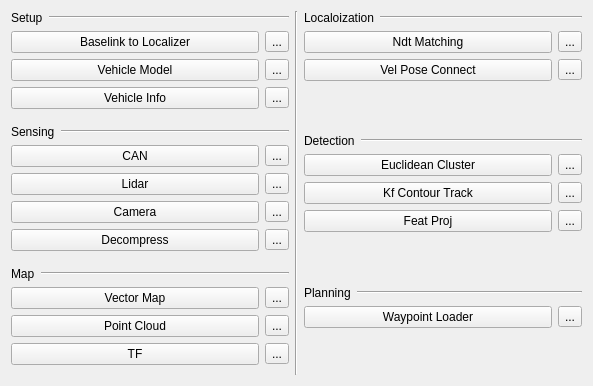
          <widget class="QWidget" name="scrollAreaWidgetContents_3">
           <property name="geometry">
            <rect>
             <x>0</x>
             <y>0</y>
             <width>593</width>
             <height>386</height>
            </rect>
           </property>
           <layout class="QVBoxLayout" name="verticalLayout_8">
            <item>
             <layout class="QHBoxLayout" name="horizontalLayout_3">
              <item>
               <layout class="QVBoxLayout" name="verticalLayout">
                <item>
                 <layout class="QHBoxLayout" name="horizontalLayout_2">
                  <item>
                   <widget class="QLabel" name="label">
                    <property name="text">
                     <string>Setup</string>
                    </property>
                   </widget>
                  </item>
                  <item>
                   <widget class="Line" name="line_2">
                    <property name="sizePolicy">
                     <sizepolicy hsizetype="Expanding" vsizetype="Fixed">
                      <horstretch>0</horstretch>
                      <verstretch>0</verstretch>
                     </sizepolicy>
                    </property>
                    <property name="orientation">
                     <enum>Qt::Horizontal</enum>
                    </property>
                   </widget>
                  </item>
                 </layout>
                </item>
                <item>
                 <layout class="QGridLayout" name="gridLayout">
                  <item row="0" column="0">
                   <widget class="QPushButton" name="pushButton_2">
                    <property name="sizePolicy">
                     <sizepolicy hsizetype="Minimum" vsizetype="Fixed">
                      <horstretch>0</horstretch>
                      <verstretch>0</verstretch>
                     </sizepolicy>
                    </property>
                    <property name="text">
                     <string>Baselink to Localizer</string>
                    </property>
                    <property name="checkable">
                     <bool>true</bool>
                    </property>
                   </widget>
                  </item>
                  <item row="2" column="1">
                   <widget class="QToolButton" name="toolButton_19">
                    <property name="text">
                     <string>...</string>
                    </property>
                   </widget>
                  </item>
                  <item row="1" column="0">
                   <widget class="QPushButton" name="pushButton_3">
                    <property name="sizePolicy">
                     <sizepolicy hsizetype="Minimum" vsizetype="Fixed">
                      <horstretch>0</horstretch>
                      <verstretch>0</verstretch>
                     </sizepolicy>
                    </property>
                    <property name="text">
                     <string>Vehicle Model</string>
                    </property>
                   </widget>
                  </item>
                  <item row="0" column="1">
                   <widget class="QToolButton" name="toolButton">
                    <property name="text">
                     <string>...</string>
                    </property>
                   </widget>
                  </item>
                  <item row="2" column="0">
                   <widget class="QPushButton" name="pushButton_4">
                    <property name="sizePolicy">
                     <sizepolicy hsizetype="Minimum" vsizetype="Fixed">
                      <horstretch>0</horstretch>
                      <verstretch>0</verstretch>
                     </sizepolicy>
                    </property>
                    <property name="text">
                     <string>Vehicle Info</string>
                    </property>
                   </widget>
                  </item>
                  <item row="1" column="1">
                   <widget class="QToolButton" name="toolButton_5">
                    <property name="text">
                     <string>...</string>
                    </property>
                   </widget>
                  </item>
                 </layout>
                </item>
                <item>
                 <spacer name="verticalSpacer_6">
                  <property name="orientation">
                   <enum>Qt::Vertical</enum>
                  </property>
                  <property name="sizeHint" stdset="0">
                   <size>
                    <width>20</width>
                    <height>40</height>
                   </size>
                  </property>
                 </spacer>
                </item>
                <item>
                 <layout class="QHBoxLayout" name="horizontalLayout_12">
                  <item>
                   <widget class="QLabel" name="label_5">
                    <property name="text">
                     <string>Sensing</string>
                    </property>
                   </widget>
                  </item>
                  <item>
                   <widget class="Line" name="line_10">
                    <property name="sizePolicy">
                     <sizepolicy hsizetype="Expanding" vsizetype="Fixed">
                      <horstretch>0</horstretch>
                      <verstretch>0</verstretch>
                     </sizepolicy>
                    </property>
                    <property name="orientation">
                     <enum>Qt::Horizontal</enum>
                    </property>
                   </widget>
                  </item>
                 </layout>
                </item>
                <item>
                 <layout class="QGridLayout" name="gridLayout_2">
                  <item row="0" column="1">
                   <widget class="QToolButton" name="toolButton_26">
                    <property name="text">
                     <string>...</string>
                    </property>
                   </widget>
                  </item>
                  <item row="2" column="1">
                   <widget class="QToolButton" name="toolButton_28">
                    <property name="text">
                     <string>...</string>
                    </property>
                   </widget>
                  </item>
                  <item row="3" column="1">
                   <widget class="QToolButton" name="toolButton_27">
                    <property name="text">
                     <string>...</string>
                    </property>
                   </widget>
                  </item>
                  <item row="0" column="0">
                   <widget class="QPushButton" name="pushButton_11">
                    <property name="sizePolicy">
                     <sizepolicy hsizetype="Minimum" vsizetype="Fixed">
                      <horstretch>0</horstretch>
                      <verstretch>0</verstretch>
                     </sizepolicy>
                    </property>
                    <property name="text">
                     <string>CAN</string>
                    </property>
                   </widget>
                  </item>
                  <item row="1" column="1">
                   <widget class="QToolButton" name="toolButton_2">
                    <property name="text">
                     <string>...</string>
                    </property>
                   </widget>
                  </item>
                  <item row="1" column="0">
                   <widget class="QPushButton" name="pushButton_9">
                    <property name="text">
                     <string>Lidar</string>
                    </property>
                   </widget>
                  </item>
                  <item row="2" column="0">
                   <widget class="QPushButton" name="pushButton_12">
                    <property name="sizePolicy">
                     <sizepolicy hsizetype="Minimum" vsizetype="Fixed">
                      <horstretch>0</horstretch>
                      <verstretch>0</verstretch>
                     </sizepolicy>
                    </property>
                    <property name="text">
                     <string>Camera</string>
                    </property>
                   </widget>
                  </item>
                  <item row="3" column="0">
                   <widget class="QPushButton" name="pushButton_13">
                    <property name="sizePolicy">
                     <sizepolicy hsizetype="Minimum" vsizetype="Fixed">
                      <horstretch>0</horstretch>
                      <verstretch>0</verstretch>
                     </sizepolicy>
                    </property>
                    <property name="text">
                     <string>Decompress</string>
                    </property>
                   </widget>
                  </item>
                 </layout>
                </item>
                <item>
                 <spacer name="verticalSpacer_7">
                  <property name="orientation">
                   <enum>Qt::Vertical</enum>
                  </property>
                  <property name="sizeHint" stdset="0">
                   <size>
                    <width>20</width>
                    <height>40</height>
                   </size>
                  </property>
                 </spacer>
                </item>
                <item>
                 <layout class="QHBoxLayout" name="horizontalLayout_13">
                  <property name="sizeConstraint">
                   <enum>QLayout::SetFixedSize</enum>
                  </property>
                  <item>
                   <widget class="QLabel" name="label_6">
                    <property name="sizePolicy">
                     <sizepolicy hsizetype="Preferred" vsizetype="Fixed">
                      <horstretch>0</horstretch>
                      <verstretch>0</verstretch>
                     </sizepolicy>
                    </property>
                    <property name="text">
                     <string>Map</string>
                    </property>
                   </widget>
                  </item>
                  <item>
                   <widget class="Line" name="line_11">
                    <property name="sizePolicy">
                     <sizepolicy hsizetype="Expanding" vsizetype="Fixed">
                      <horstretch>0</horstretch>
                      <verstretch>0</verstretch>
                     </sizepolicy>
                    </property>
                    <property name="orientation">
                     <enum>Qt::Horizontal</enum>
                    </property>
                   </widget>
                  </item>
                 </layout>
                </item>
                <item>
                 <layout class="QGridLayout" name="gridLayout_3">
                  <item row="1" column="1">
                   <widget class="QToolButton" name="toolButton_31">
                    <property name="text">
                     <string>...</string>
                    </property>
                   </widget>
                  </item>
                  <item row="0" column="1">
                   <widget class="QToolButton" name="toolButton_29">
                    <property name="text">
                     <string>...</string>
                    </property>
                   </widget>
                  </item>
                  <item row="2" column="0">
                   <widget class="QPushButton" name="pushButton_6">
                    <property name="sizePolicy">
                     <sizepolicy hsizetype="Minimum" vsizetype="Fixed">
                      <horstretch>0</horstretch>
                      <verstretch>0</verstretch>
                     </sizepolicy>
                    </property>
                    <property name="text">
                     <string>TF</string>
                    </property>
                   </widget>
                  </item>
                  <item row="0" column="0">
                   <widget class="QPushButton" name="pushButton_5">
                    <property name="sizePolicy">
                     <sizepolicy hsizetype="Minimum" vsizetype="Fixed">
                      <horstretch>0</horstretch>
                      <verstretch>0</verstretch>
                     </sizepolicy>
                    </property>
                    <property name="text">
                     <string>Vector Map</string>
                    </property>
                   </widget>
                  </item>
                  <item row="2" column="1">
                   <widget class="QToolButton" name="toolButton_30">
                    <property name="text">
                     <string>...</string>
                    </property>
                   </widget>
                  </item>
                  <item row="1" column="0">
                   <widget class="QPushButton" name="pushButton_7">
                    <property name="sizePolicy">
                     <sizepolicy hsizetype="Minimum" vsizetype="Fixed">
                      <horstretch>0</horstretch>
                      <verstretch>0</verstretch>
                     </sizepolicy>
                    </property>
                    <property name="text">
                     <string>Point Cloud</string>
                    </property>
                   </widget>
                  </item>
                 </layout>
                </item>
                <item>
                 <spacer name="verticalSpacer_8">
                  <property name="orientation">
                   <enum>Qt::Vertical</enum>
                  </property>
                  <property name="sizeHint" stdset="0">
                   <size>
                    <width>20</width>
                    <height>40</height>
                   </size>
                  </property>
                 </spacer>
                </item>
               </layout>
              </item>
              <item>
               <widget class="Line" name="line_3">
                <property name="orientation">
                 <enum>Qt::Vertical</enum>
                </property>
               </widget>
              </item>
              <item>
               <layout class="QVBoxLayout" name="verticalLayout_7">
                <item>
                 <layout class="QHBoxLayout" name="horizontalLayout_4">
                  <item>
                   <widget class="QLabel" name="label_2">
                    <property name="text">
                     <string>Localoization</string>
                    </property>
                   </widget>
                  </item>
                  <item>
                   <widget class="Line" name="line_4">
                    <property name="sizePolicy">
                     <sizepolicy hsizetype="Expanding" vsizetype="Fixed">
                      <horstretch>0</horstretch>
                      <verstretch>0</verstretch>
                     </sizepolicy>
                    </property>
                    <property name="orientation">
                     <enum>Qt::Horizontal</enum>
                    </property>
                   </widget>
                  </item>
                 </layout>
                </item>
                <item>
                 <layout class="QGridLayout" name="gridLayout_4">
                  <item row="3" column="1">
                   <widget class="QToolButton" name="vel_pose_connect_app">
                    <property name="text">
                     <string>...</string>
                    </property>
                   </widget>
                  </item>
                  <item row="2" column="0">
                   <widget class="QPushButton" name="ndt_matching">
                    <property name="sizePolicy">
                     <sizepolicy hsizetype="Minimum" vsizetype="Fixed">
                      <horstretch>0</horstretch>
                      <verstretch>0</verstretch>
                     </sizepolicy>
                    </property>
                    <property name="text">
                     <string>Ndt Matching</string>
                    </property>
                   </widget>
                  </item>
                  <item row="3" column="0">
                   <widget class="QPushButton" name="vel_pose_connect">
                    <property name="sizePolicy">
                     <sizepolicy hsizetype="Minimum" vsizetype="Fixed">
                      <horstretch>0</horstretch>
                      <verstretch>0</verstretch>
                     </sizepolicy>
                    </property>
                    <property name="text">
                     <string>Vel Pose Connect</string>
                    </property>
                   </widget>
                  </item>
                  <item row="2" column="1">
                   <widget class="QToolButton" name="ndt_matching_app">
                    <property name="text">
                     <string>...</string>
                    </property>
                   </widget>
                  </item>
                 </layout>
                </item>
                <item>
                 <spacer name="verticalSpacer_9">
                  <property name="orientation">
                   <enum>Qt::Vertical</enum>
                  </property>
                  <property name="sizeHint" stdset="0">
                   <size>
                    <width>20</width>
                    <height>40</height>
                   </size>
                  </property>
                 </spacer>
                </item>
                <item>
                 <layout class="QHBoxLayout" name="horizontalLayout_10">
                  <item>
                   <widget class="QLabel" name="label_3">
                    <property name="text">
                     <string>Detection</string>
                    </property>
                   </widget>
                  </item>
                  <item>
                   <widget class="Line" name="line_8">
                    <property name="sizePolicy">
                     <sizepolicy hsizetype="Expanding" vsizetype="Fixed">
                      <horstretch>0</horstretch>
                      <verstretch>0</verstretch>
                     </sizepolicy>
                    </property>
                    <property name="orientation">
                     <enum>Qt::Horizontal</enum>
                    </property>
                   </widget>
                  </item>
                 </layout>
                </item>
                <item>
                 <layout class="QGridLayout" name="gridLayout_5">
                  <item row="0" column="1">
                   <widget class="QToolButton" name="euclidean_cluster_app">
                    <property name="text">
                     <string>...</string>
                    </property>
                   </widget>
                  </item>
                  <item row="2" column="1">
                   <widget class="QToolButton" name="feat_proj_app">
                    <property name="text">
                     <string>...</string>
                    </property>
                   </widget>
                  </item>
                  <item row="0" column="0">
                   <widget class="QPushButton" name="euclidean_cluster">
                    <property name="sizePolicy">
                     <sizepolicy hsizetype="Minimum" vsizetype="Fixed">
                      <horstretch>0</horstretch>
                      <verstretch>0</verstretch>
                     </sizepolicy>
                    </property>
                    <property name="text">
                     <string>Euclidean Cluster</string>
                    </property>
                   </widget>
                  </item>
                  <item row="1" column="0">
                   <widget class="QPushButton" name="kf_coutour_track">
                    <property name="sizePolicy">
                     <sizepolicy hsizetype="Minimum" vsizetype="Fixed">
                      <horstretch>0</horstretch>
                      <verstretch>0</verstretch>
                     </sizepolicy>
                    </property>
                    <property name="text">
                     <string>Kf Contour Track</string>
                    </property>
                   </widget>
                  </item>
                  <item row="2" column="0">
                   <widget class="QPushButton" name="feat_proj">
                    <property name="sizePolicy">
                     <sizepolicy hsizetype="Minimum" vsizetype="Fixed">
                      <horstretch>0</horstretch>
                      <verstretch>0</verstretch>
                     </sizepolicy>
                    </property>
                    <property name="text">
                     <string>Feat Proj</string>
                    </property>
                   </widget>
                  </item>
                  <item row="1" column="1">
                   <widget class="QToolButton" name="kf_contour_track_app">
                    <property name="text">
                     <string>...</string>
                    </property>
                   </widget>
                  </item>
                 </layout>
                </item>
                <item>
                 <spacer name="verticalSpacer_10">
                  <property name="orientation">
                   <enum>Qt::Vertical</enum>
                  </property>
                  <property name="sizeHint" stdset="0">
                   <size>
                    <width>20</width>
                    <height>40</height>
                   </size>
                  </property>
                 </spacer>
                </item>
                <item>
                 <layout class="QHBoxLayout" name="horizontalLayout_14">
                  <item>
                   <widget class="QLabel" name="label_7">
                    <property name="text">
                     <string>Planning</string>
                    </property>
                   </widget>
                  </item>
                  <item>
                   <widget class="Line" name="line_12">
                    <property name="sizePolicy">
                     <sizepolicy hsizetype="Expanding" vsizetype="Fixed">
                      <horstretch>0</horstretch>
                      <verstretch>0</verstretch>
                     </sizepolicy>
                    </property>
                    <property name="orientation">
                     <enum>Qt::Horizontal</enum>
                    </property>
                   </widget>
                  </item>
                 </layout>
                </item>
                <item>
                 <layout class="QGridLayout" name="gridLayout_6">
                  <item row="0" column="0">
                   <widget class="QPushButton" name="waypoint_loader">
                    <property name="sizePolicy">
                     <sizepolicy hsizetype="Minimum" vsizetype="Fixed">
                      <horstretch>0</horstretch>
                      <verstretch>0</verstretch>
                     </sizepolicy>
                    </property>
                    <property name="text">
                     <string>Waypoint Loader</string>
                    </property>
                   </widget>
                  </item>
                  <item row="0" column="1">
                   <widget class="QToolButton" name="waypoint_loader_app">
                    <property name="text">
                     <string>...</string>
                    </property>
                   </widget>
                  </item>
                 </layout>
                </item>
                <item>
                 <spacer name="verticalSpacer_11">
                  <property name="orientation">
                   <enum>Qt::Vertical</enum>
                  </property>
                  <property name="sizeHint" stdset="0">
                   <size>
                    <width>20</width>
                    <height>40</height>
                   </size>
                  </property>
                 </spacer>
                </item>
               </layout>
              </item>
             </layout>
            </item>
           </layout>
          </widget>
